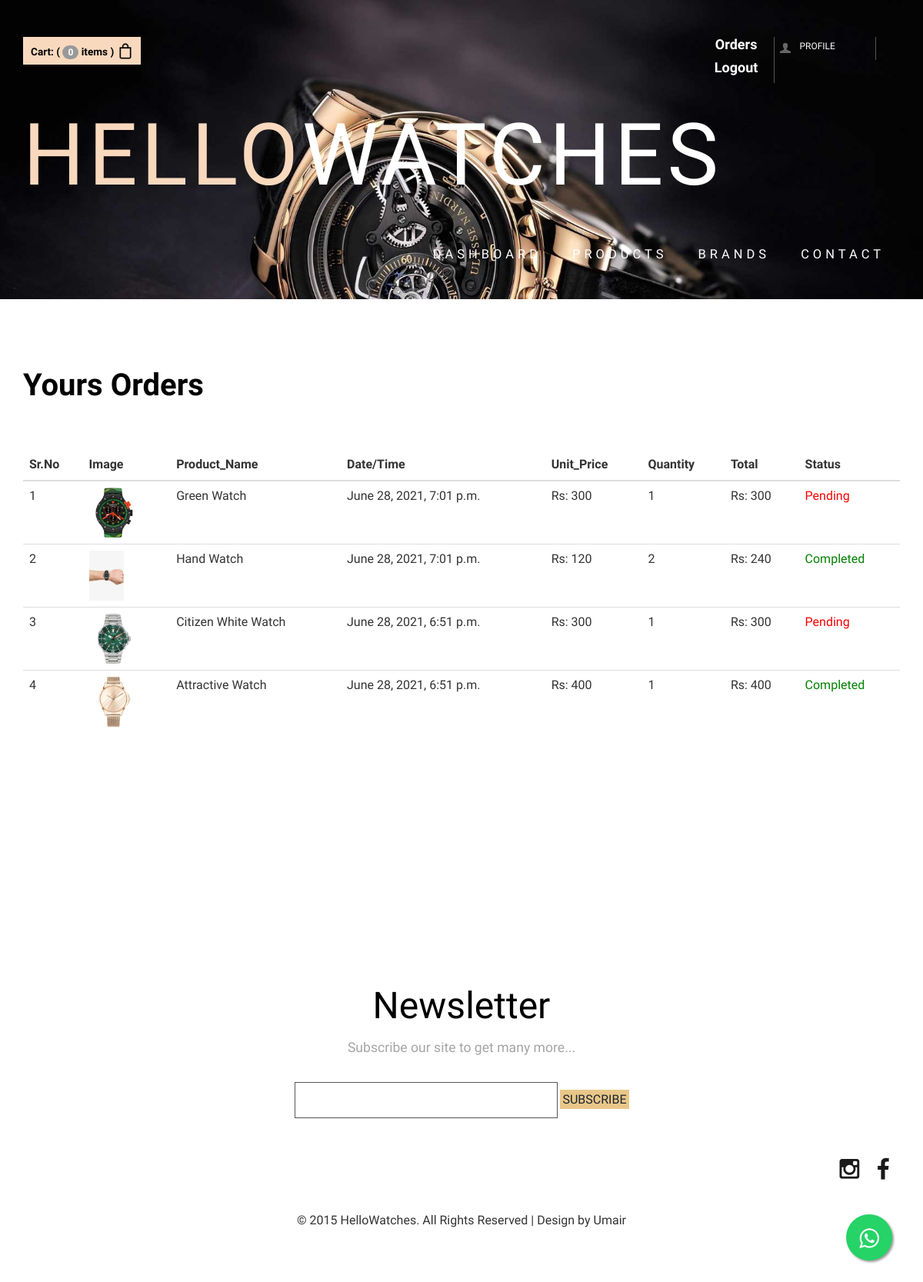
/orders/ (signed in), run on the app's committed database.
### HWapp/models/order.py (models this page shows, shortened)
class Order(models.Model):
    Order_ID = models.ForeignKey(Request, on_delete = models.CASCADE, null = True)
    product = models.ForeignKey(Menproduct, on_delete=models.CASCADE)
    customer = models.ForeignKey(Customer, on_delete=models.CASCADE)
    qty = models.IntegerField(default=1)
    price = models.IntegerField()
    name = models.CharField(max_length=50, default='')
    address = models.CharField(max_length=50, default='')
    phone = models.CharField(max_length=50, default='')
    date = models.DateTimeField(default=datetime.datetime.today)
    status = models.BooleanField(default=False)
    @staticmethod
    def get_orders_by_customer(customer_id):
        return Order.objects.filter(customer=customer_id).order_by('-date')

### HWapp/models/menproduct.py (models this page shows, shortened)
class Menproduct(models.Model):
    image = models.ImageField(upload_to = "men/%y")
    name = models.CharField(max_length=50)
    brand = models.CharField(max_length=50)
    price = models.IntegerField(default=0)
    description = models.CharField(max_length=200, default='')
    category = models.ForeignKey(Category, on_delete=models.CASCADE, default=1)

### HWapp/middlewares/auth.py (the view)
    def middleware(request):
        if not request.session.get('customer_id'):
            return redirect('login')
        response = get_response(request)
        return response

### HWapp/templatetags/custom.py (called while the page is built)
@register.filter(name='currency')
def currency(number):
    return "Rs: "+str(number)

@register.filter(name='multiply')
def multiply(number, number1):
    return number * number1

### HWapp/views.py (called while the page is built)
    def get(self, request):
        customer = request.session.get('customer_id')
        orderview = Order.get_orders_by_customer(customer)
        print(orderview)
        return render(request,'HWapp/orders.html', {'orders':orderview})

### HWapp/templates/HWapp/orders.html (shortened to what this page needs)
{% extends 'HWapp/base.html' %}
{% load static %}
{% block content %}
{% load cart %}
{% load custom %}
   	 <div class="container">
		  	 <br><br><br><br>
			<h2 style="text-align: left; margin-top: -2px; font-size: 40px; color:black;"><b>Yours Orders</b></h2>
			<br>
			<table class="table">
				<thead>
					<tr>
						<th>Sr.No</th>
						<th>Image</th>
						<th>Product_Name</th>
						<th>Date/Time</th>
						<th>Unit_Price</th>
						<th>Quantity</th>
						<th>Total</th>
						<th>Status</th>
					</tr>
				</thead>
				<tbody>
					{% for items in orders %}
					<tr>
						<td>{{forloop.counter}}</td>
						<td><img style="height: 65px;" src="{{ items.product.image.url }}" alt="No img" /></td>
						<td>{{items.product.name }}</td>
						<td>{{items.date }}</td>
						<td>{{items.price|currency}}</td>
						<td>{{items.qty}}</td>
						<td>{{items.qty|multiply:items.price|currency}}</td>
					 {% if items.status %}
					    <td style="color: green;">Completed</td>
					 {% else %}
					    <td style="color: red;">Pending</td>
					  {% endif %}
					</tr>
					{%  endfor %}
				</tbody>
			</table>
			<br><br><br><br><br><br><br><br><br><br>
	 </div>
   {% endblock %}

### HWapp/templates/HWapp/base.html (shortened to what this page needs)
{% load static %}
<!DOCTYPE HTML>
<html lang="en">
<head>
<link href="{% static 'HWapp/css/bootstrap.css' %}" rel='stylesheet' type='text/css' />
 <link rel="stylesheet" href="https://maxcdn.bootstrapcdn.com/font-awesome/4.5.0/css/font-awesome.min.css">
<link href="{% static 'HWapp/css/style.css' %}" rel='stylesheet' type='text/css' />
<link href="{% static 'HWapp/css/megamenu.css' %}" rel="stylesheet" type="text/css" media="all" />
</head>
<body>
	<a href="https://wa.me/+923043600997" class="whatsapp_float" target="_blank"> <i class="fa fa-whatsapp whatsapp-icon"></i> </a>
	<div class="men_banner">
   	  <div class="container">
   	  	<div class="header_top">
				 {% if request.session.customer_id %}
   	  	   <div class="header_top_left">
	  	    <div class="box_11">
			  <a href="{% url 'checkout' %}">
		        <h4><p><b> Cart: ( <span class="badge badge-info">{{request.session.cart.keys|length}}</span> items )</b></p><img src="{% static 'HWapp/images/bag.png' %}" alt=""/><div class="clearfix"> </div></h4>
		      </a>
			</div>
	       </div>
		      {% endif %}
           <div class="header_top_right">
			{% if request.session.customer_id %}
		  	 <div class="lang_list">
				<h4><a style="color: white;" href="{% url 'orders' %}"><b>Orders</b></a></h4>
				<h4><a style="color: white;" href="{% url 'logout' %}"><b>Logout</b></a></h4>
			 </div>
			 <ul class="header_user_info">
			  <h4 style="color: white;">
				<i class="user"> </i>
				<li class="user_desc"><a href="{% url 'profile' %}">Profile</a></li>
			  </h4>
			  <div class="clearfix"> </div>
		     </ul>
			  {% endif %}
		            <div class="clearfix"> </div>
			 </div>
		     <div class="clearfix"> </div>
	  </div>
	  <div class="header_bottom">
	   <div class="logo">
		<h1><a href="{% url 'men' %}"><span class="m_1">Hello</span>Watches</a></h1>
	   </div>
   	   <div class="menu">
		{% if request.session.customer_id %}
	     <ul class="megamenu skyblue">
			<li><a class="color2" href="{% url 'men' %}">Dashboard</a>
			</li>
			<li><a class="color4" href="{% url 'men' %}">Products</a>
			</li>
				<li><a class="color10" href="{% url 'brand' %}">Brands</a></li>
				<li><a class="color7" href="{% url 'contact' %}">Contact</a></li>
				<div class="clearfix"> </div>
			</ul>
				{% endif %}
			</div>
	        <div class="clearfix"> </div>
	        </div>
	    </div>
   </div>
   {% block content %}
   {% endblock %}
   <div class="footer">
	<div class="container">
		<div class="newsletter">
		<h3>Newsletter</h3>
		<p>Subscribe our site to get many more...</p>
		<form>
		  <input type="text" value="" onfocus="this.value='';" onblur="if (this.value == '') {this.value ='';}">
		  <a style="background-color: rgb(233, 199, 137); border: rgb(233, 199, 137) solid;" href="{% url '404' %}">SUBSCRIBE</a>
		</form>
	</div>
	<ul class="social">
		<li><a href="https://www.instagram.com/accounts/login/" target="_blank"> <i class="instagram"> </i> </a></li>
		<li><a href="https://web.facebook.com/?_rdc=1&_rdr" target="_blank"><i class="fb"> </i> </a></li>
	</ul>
	<div class="clearfix"></div>
	<div class="copy">
	   <p> &copy; 2015 HelloWatches. All Rights Reserved | Design by Umair</p>
	</div>
   </div>
</div>
<link rel="stylesheet" href="{% static 'HWapp/css/flexslider.css' %}" type="text/css" media="screen" />
</body>
</html>

### HWapp/static/HWapp/css/style.css (style rules this page uses)
.whatsapp_float { position:fixed; width:60px; height:60px; bottom:40px; right:40px; background-color:#25d366; color:#FFF; border-radius:50px; text-align:center; font-size:30px; box-shadow: 2px 2px 3px #999; z-index:100; }
.whatsapp-icon { margin-top:16px; }
h4, h5, h6, h1, h2, h3 { margin-top: 0; }
ul, ol { margin: 0; }
p { margin: 0; }
html, body { font-family: 'PT Sans Narrow', sans-serif; font-size: 100%; background:#fff; }
body a { transition:0.5s all; -webkit-transition:0.5s all; -moz-transition:0.5s all; -o-transition:0.5s all; -ms-transition:0.5s all; }
.header_top_left { float:left; }
.header_top_right { float:right; width:23%; }
.box_11 { cursor: pointer; padding: 5px 10px; background: #F9D9BE; }
.box_11 h4 { border: none; color: #fff; font-size: 0.85em; margin-bottom: 0; padding: 0; }
.box_11 p { float: left; margin: 6px 0 0 0; color:#000; }
.box_11 h4 img { margin-left: 5px; float: left; }
.lang_list { float: left; border-right: 1px solid #555; width: 38%; }
ul.header_user_info { float: left; border-right: 1px solid #555; width:50%; padding:0; min-height: 30px; }
ul.header_user_info a { color:#fff; }
i.user { width: 17px; height: 17px; background: url(../images/img-sprite.png) no-repeat -241px -67px; float: left; margin:6px 10px 0 5px; }
ul.header_user_info li.user_desc { display: block; font-size: 12px; text-transform: uppercase; cursor: pointer; -moz-transition: all 0.2s linear; -o-transition: all 0.2s linear; -webkit-transition: all 0.2s linear; transition: all 0.2s linear; float: left; margin-top:6px; }
.header_bottom { padding: 2em 0; }
.logo h1 { font-size:7em; text-transform: uppercase; margin-bottom: 0; font-family: 'Dorsa', sans-serif; letter-spacing: 5px; }
span.m_1 { color:#F9D9BE; }
.logo { float:left; }
.logo h1 a { color:#fff; }
.menu { float:right; margin: 3em 0 0 0; }
.newsletter { text-align: center; padding:0 0 3em; }
.newsletter h3 { font-size: 3em; color: #000; }
.newsletter p { font-size: 1.1em; color: #A5A5A5; line-height: 1.5em; margin: 0.8em 0 0; }
.newsletter form { width: 50%; margin: 2em auto 0; }
.newsletter input[type="text"] { width: 60%; padding: 0.7em; outline: none; color: #B4B2B2; font-size: 1em; background: none; border: 1px solid #555; }
.footer { padding:5em 0; }
ul.social { padding:0; list-style: none; float:right; }
ul.social li:first-child { margin-left: 0; }
ul.social li { display: inline-block; margin-right: 5px; }
ul.social li a i { width:35px; height:35px; display: block; background: url(../images/img-sprite.png)no-repeat; }
ul.social li a i.instagram { background-position:-5px -4px; }
ul.social li a i.fb { background-position:-44px -5px; }
.copy { text-align:center; margin-top:2em; }
.copy p { font-size:1em; }
.men_banner { background: url(../images/3.jpg) no-repeat center top; background-size: cover; -webkit-background-size: cover; -moz-background-size: cover; -o-background-size: cover; min-height:225px; text-align: center; padding-top: 3em; }

### HWapp/static/HWapp/css/megamenu.css (style rules this page uses)
.megamenu { margin-bottom:0px;padding:0;width:100%;list-style:none;display:inline-block;position:relative;font-size:15px }
.megamenu li { margin-bottom:-5px;display:inline }
.megamenu>li>a { float:left;padding:8px 20px;text-decoration:none;text-transform:capitalize;font-size:1.1em; -webkit-transition: all 0.3s ease-in-out;text-transform:uppercase; -moz-transition: all 0.3s ease-in-out; -o-transition: all 0.3s ease-in-out; transition: all 0.3s ease-in-out; color:#fff; letter-spacing:5px; font-weight:400; }

### data on the page
Order: product.image (picture), product.name "Green Watch", date "June 28, 2021, 7:01 p.m.", price "Rs: 300", qty "1", qty|multiply "Rs: 300", status "Pending"
Order: product.image (picture), product.name "Hand Watch", date "June 28, 2021, 7:01 p.m.", price "Rs: 120", qty "2", qty|multiply "Rs: 240", status "Completed"
Order: product.image (picture), product.name "Citizen White Watch", date "June 28, 2021, 6:51 p.m.", price "Rs: 300", qty "1", qty|multiply "Rs: 300", status "Pending"
Order: product.image (picture), product.name "Attractive Watch", date "June 28, 2021, 6:51 p.m.", price "Rs: 400", qty "1", qty|multiply "Rs: 400", status "Completed"

### other printed values
{{ request.session.cart.keys|length }} "0"
